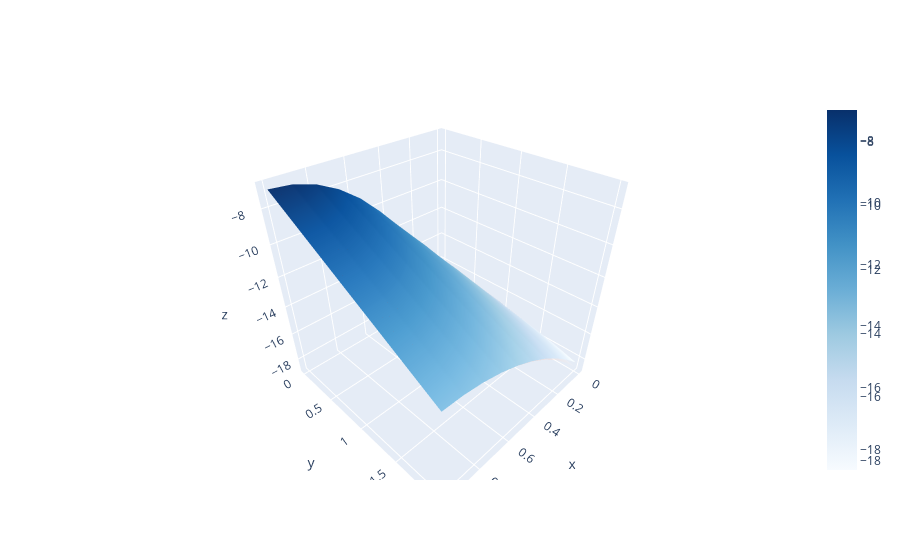

The cell this chart's notebook holds for it:
### Code cell
myvqe2 = vqe.vqe(H_annni, vqe.vqe_circuit_ising)
myvqe2.train(lr, n_epochs, reg, circuit = True, recycle = False, lr_decay = 0.99)
myvqe2.show_results_annni()
